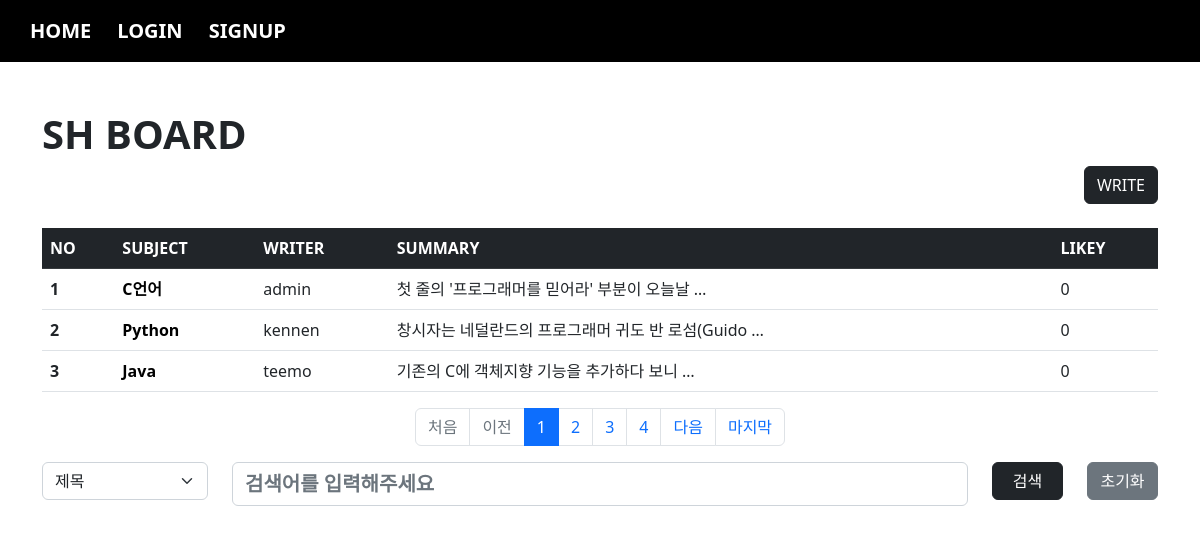
The app's page /board/index/ with its own data.
### board/models.py (models this page shows, shortened)
class Board(models.Model):
    subject = models.CharField(max_length=100)
    writer = models.ForeignKey(User, on_delete=models.CASCADE, related_name="writer")
    content = models.TextField()
    pubdate = models.DateTimeField(default=timezone.now)
    likey = models.ManyToManyField(User, blank=True, related_name="likey")

### acc/models.py (models this page shows, shortened)
class User(AbstractUser):
    comment = models.TextField(blank=True)
    age = models.IntegerField(default=0)
    point = models.IntegerField(default=0)
    pic = models.ImageField(upload_to="user/%y")

### board/views.py (the view)
# urls.py: path('index/', views.index, name="index"),
def index(request):
    cate = request.GET.get("cate", "")
    kw = request.GET.get("kw", "")
    pg = request.GET.get("page", 1)
    if kw:
        if cate == "sub":
            b = Board.objects.filter(subject__startswith=kw)
        elif cate == "wri":
            try:
                from acc.models import User
                u = User.objects.get(username=kw)
                b = Board.objects.filter(writer=u)
            except:
                b = Board.objects.none()
        elif cate == "con":
            b = Board.objects.filter(content__contains=kw)
    else:
        b = Board.objects.all()
    pag = Paginator(b, 3)
    obj = pag.get_page(pg)
    context = {
        "bset" : obj,
        "cate" : cate,
        "kw" : kw,
    }
    return render(request, "board/index.html", context)

### templates/board/index.html (shortened to what this page needs)
{% extends 'base.html' %}
{% block con %}
    {% load mathfilters %}
    <h1><b>SH BOARD</b></h1>
    <div class="text-end">
        <a class="btn btn-dark" href="{% url 'board:create' %}">WRITE</a>
    </div>
    <table class="table table-hover mt-4">
        <thead>
            <tr class="table-dark">
                <th scope="col">NO</th>
                <th scope="col">SUBJECT</th>
                <th scope="col">WRITER</th>
                <th scope="col">SUMMARY</th>
                <th scope="col">LIKEY</th>
            </tr>
        </thead>
        <tbody>
            {% for i in bset %}
                <tr>
                    <th scope="row">{{ bset.start_index|add:forloop.counter0 }}</th>
                    <td><a href="{% url 'board:detail' i.id %}" class="sub">{{ i.subject }}</a></td>
                    <td>{{ i.writer }}</td>
                    <td>{{ i.content|truncatewords:6 }}</td>
                    <td>0</td>
                </tr>
            {% empty %}
                <tr class="text-center">
                    <th colspan="5"><h4>{% if kw %} 검색결과가 존재하지 않습니다 😋 {% else %} 첫번째 게시글을 작성해주세요 💦 {% endif %}</h4></th>
                </tr>
            {% endfor %}
        </tbody>
    </table>
    <nav aria-label="Page navigation example">
        <ul class="pagination justify-content-center">
            {% if bset.has_previous %}
                <li class="page-item"><a class="page-link" href="{% url 'board:index' %}?page=1&cate={{cate}}&kw={{kw}}">처음</a></li>
                <li class="page-item"><a class="page-link" href="{% url 'board:index' %}?page={{ bset.previous_page_number }}&cate={{cate}}&kw={{kw}}">이전</a></li>
            {% else %}
                <li class="page-item disabled"><a class="page-link">처음</a></li>
                <li class="page-item disabled"><a class="page-link">이전</a></li>
            {% endif %}
            {% for i in bset.paginator.page_range %}
                {% if bset.number|add:3 >= i and i >= bset.number|sub:3 %}
                    <li class="page-item {% if bset.number == i %}active{% endif %}"><a class="page-link" href="{% url 'board:index' %}?page={{i}}&cate={{cate}}&kw={{kw}}">{{i}}</a></li>
                {% endif %}
            {% endfor %}
            {% if bset.has_next %}
                <li class="page-item"><a class="page-link" href="{% url 'board:index' %}?page={{ bset.next_page_number }}&cate={{cate}}&kw={{kw}}">다음</a></li>
                <li class="page-item"><a class="page-link" href="{% url 'board:index' %}?page={{ bset.paginator.num_pages }}&cate={{cate}}&kw={{kw}}">마지막</a></li>
            {% else %}
                <li class="page-item disabled"><a class="page-link">다음</a></li>
                <li class="page-item disabled"><a class="page-link">마지막</a></li>
            {% endif %}
        </ul>
    </nav>
    <form>
        <div class="row">
            <div class="col-sm-2">
                <select class="form-select" name="cate">
                    <option value="sub" {% if cate == "sub" %} selected {% endif %}>제목</option>
                </select>
            </div>
            <div class="col-sm-8">
                <input type="text" name="kw" value="{{kw}}" class="form-control" placeholder="검색어를 입력해주세요">
            </div>
            <div class="col-sm-1">
                <button class="btn btn-dark" style="width: 100%;">검색</button>
            </div>
            <div class="col-sm-1">
                <a class="btn btn-secondary" href="{% url 'board:index' %}" style="width: 100%;">초기화</a>
            </div>
        </div>
    </form>
{% endblock %}

### templates/base.html (shortened to what this page needs)
<!doctype html>
<html lang="en">
    <head>
        <link href="https://cdn.jsdelivr.net/npm/bootstrap@5.2.2/dist/css/bootstrap.min.css" rel="stylesheet">
    </head>
    <body>
        {% if user.is_authenticated %}
            <nav class="navbar navbar-expand-lg navbar-dark" style="background-color: rgb(0, 0, 0);">
                <div class="container-fluid">
                    <button class="navbar-toggler" type="button" data-bs-toggle="collapse" data-bs-target="#navbarSupportedContent" aria-controls="navbarSupportedContent" aria-expanded="false" aria-label="Toggle navigation">
                        <span class="navbar-toggler-icon"></span>
                    </button>
                    <div class="collapse navbar-collapse" id="navbarSupportedContent">
                        <ul class="navbar-nav me-auto mb-2 mb-lg-0">
                            <li class="nav-item">
                                <a class="nav-link active" aria-current="page" href="#">HOME</a>
                            </li>
                            <li class="nav-item">
                                <a class="nav-link active" aria-current="page" href="{% url 'board:index' %}">BOARD</a>
                            </li>
                            <li class="nav-item dropdown">
                                <a class="nav-link dropdown-toggle" href="#" role="button" data-bs-toggle="dropdown" aria-expanded="false">
                                    {{ user }}
                                </a>
                                <ul class="dropdown-menu">
                                    <li><a class="dropdown-item" href="{% url 'acc:profile' %}">PROFILE</a></li>
                                    <li><hr class="dropdown-divider"></li>
                                    <li><a class="dropdown-item" href="{% url 'acc:logout' %}">LOGOUT</a></li>
                                </ul>
                            </li>
                        </ul>
                    </div>
                </div>
            </nav>
        {% else %}
            <nav class="navbar navbar-expand-lg navbar-dark" style="background-color: rgb(0, 0, 0);">
                <div class="container-fluid">
                    <div class="collapse navbar-collapse" id="navbarSupportedContent">
                        <ul class="navbar-nav me-auto mb-2 mb-lg-0">
                            <li class="nav-item">
                                <a class="nav-link active" aria-current="page" href="#">HOME</a>
                            </li>
                            <li class="nav-item">
                                <a class="nav-link active" aria-current="page" href="{% url 'acc:login' %}">LOGIN</a>
                            </li>
                            <li class="nav-item">
                                <a class="nav-link active" aria-current="page" href="{% url 'acc:signup' %}">SIGNUP</a>
                            </li>
                        </ul>
                    </div>
                </div>
            </nav>
        {% endif %}
        <div class="container mt-5 mb-5">
            {% block con %}
            {% endblock %}
        </div>
    </body>
</html>

### templates/board/index.html (style rules this page uses)
.sub { text-decoration: none; color: black; font-weight: bold; }

### templates/base.html (style rules this page uses)
.nav-item { font-size: 20px; font-weight: bold; margin-left: 10px; }
.form-control { font-weight: bold; font-size: 20px; }

### records on screen
Board: start_index|add "1", subject "C언어", writer "admin", content "첫 줄의 '프로그래머를 믿어라' 부분이 오늘날 …"
Board: start_index|add "2", subject "Python", writer "kennen", content "창시자는 네덜란드의 프로그래머 귀도 반 로섬(Guido …"
Board: start_index|add "3", subject "Java", writer "teemo", content "기존의 C에 객체지향 기능을 추가하다 보니 …"

### other values on screen
{{ i }} "1" "2" "3" "4"
